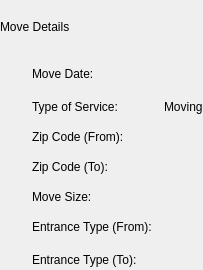
                        <widget class="QWidget" name="calc_result_details_page">
                         <layout class="QVBoxLayout" name="calc_result_details_layout">
                          <property name="spacing">
                           <number>0</number>
                          </property>
                          <property name="leftMargin">
                           <number>0</number>
                          </property>
                          <property name="topMargin">
                           <number>0</number>
                          </property>
                          <property name="rightMargin">
                           <number>0</number>
                          </property>
                          <property name="bottomMargin">
                           <number>0</number>
                          </property>
                          <item alignment="Qt::AlignLeft|Qt::AlignTop">
                           <widget class="QFrame" name="calc_result_details_frame">
                            <layout class="QVBoxLayout" name="calc_result_details_layout_2">
                             <property name="spacing">
                              <number>30</number>
                             </property>
                             <property name="leftMargin">
                              <number>0</number>
                             </property>
                             <property name="topMargin">
                              <number>20</number>
                             </property>
                             <property name="rightMargin">
                              <number>0</number>
                             </property>
                             <property name="bottomMargin">
                              <number>0</number>
                             </property>
                             <item>
                              <widget class="QLabel" name="calc_result_details_header">
                               <property name="text">
                                <string>Move Details</string>
                               </property>
                              </widget>
                             </item>
                             <item>
                              <widget class="QFrame" name="calc_result_details_inner_frame">
                               <layout class="QGridLayout" name="calc_result_details_inner_layout" columnstretch="0,0,0">
                                <property name="leftMargin">
                                 <number>0</number>
                                </property>
                                <property name="topMargin">
                                 <number>0</number>
                                </property>
                                <property name="rightMargin">
                                 <number>0</number>
                                </property>
                                <property name="bottomMargin">
                                 <number>0</number>
                                </property>
                                <property name="horizontalSpacing">
                                 <number>12</number>
                                </property>
                                <property name="verticalSpacing">
                                 <number>16</number>
                                </property>
                                <item row="2" column="2">
                                 <widget class="QLabel" name="calc_result_details_zip_from_info"/>
                                </item>
                                <item row="6" column="1" alignment="Qt::AlignLeft">
                                 <widget class="QLabel" name="calc_result_details_ent_to_label">
                                  <property name="text">
                                   <string>Entrance Type (To):</string>
                                  </property>
                                 </widget>
                                </item>
                                <item row="1" column="1">
                                 <widget class="QLabel" name="calc_result_details_service_label">
                                  <property name="text">
                                   <string>Type of Service:</string>
                                  </property>
                                 </widget>
                                </item>
                                <item row="0" column="1">
                                 <widget class="QLabel" name="calc_result_details_date_label">
                                  <property name="text">
                                   <string>Move Date:</string>
                                  </property>
                                 </widget>
                                </item>
                                <item row="2" column="0">
                                 <widget class="QLabel" name="calc_result_details_zip_icon"/>
                                </item>
                                <item row="5" column="1">
                                 <widget class="QLabel" name="calc_result_details_ent_from_label">
                                  <property name="text">
                                   <string>Entrance Type (From):</string>
                                  </property>
                                 </widget>
                                </item>
                                <item row="1" column="2">
                                 <widget class="QLabel" name="calc_result_details_service_info">
                                  <property name="text">
                                   <string>Moving</string>
                                  </property>
                                 </widget>
                                </item>
                                <item row="1" column="0">
                                 <widget class="QLabel" name="calc_result_details_service_icon"/>
                                </item>
                                <item row="3" column="2">
                                 <widget class="QLabel" name="calc_result_details_zip_to_info"/>
                                </item>
                                <item row="6" column="2">
                                 <widget class="QLabel" name="calc_result_details_ent_to_info"/>
                                </item>
                                <item row="6" column="0" alignment="Qt::AlignLeft">
                                 <widget class="QLabel" name="calc_result_details_ent_icon_2">
                                  <property name="minimumSize">
                                   <size>
                                    <width>20</width>
                                    <height>20</height>
                                   </size>
                                  </property>
                                 </widget>
                                </item>
                                <item row="3" column="1">
                                 <widget class="QLabel" name="calc_result_details_zip_to_label">
                                  <property name="text">
                                   <string>Zip Code (To):</string>
                                  </property>
                                 </widget>
                                </item>
                                <item row="3" column="0">
                                 <widget class="QLabel" name="calc_result_details_zip_icon_2"/>
                                </item>
                                <item row="5" column="2">
                                 <widget class="QLabel" name="calc_result_details_ent_from_info"/>
                                </item>
                                <item row="0" column="2">
                                 <widget class="QLabel" name="calc_result_details_date_info"/>
                                </item>
                                <item row="2" column="1">
                                 <widget class="QLabel" name="calc_result_details_zip_from_label">
                                  <property name="text">
                                   <string>Zip Code (From):</string>
                                  </property>
                                 </widget>
                                </item>
                                <item row="4" column="0">
                                 <widget class="QLabel" name="calc_result_details_size_icon"/>
                                </item>
                                <item row="0" column="0">
                                 <widget class="QLabel" name="calc_result_details_date_icon">
                                  <property name="minimumSize">
                                   <size>
                                    <width>20</width>
                                    <height>20</height>
                                   </size>
                                  </property>
                                  <property name="maximumSize">
                                   <size>
                                    <width>20</width>
                                    <height>20</height>
                                   </size>
                                  </property>
                                 </widget>
                                </item>
                                <item row="5" column="0">
                                 <widget class="QLabel" name="calc_result_details_ent_icon"/>
                                </item>
                                <item row="4" column="1">
                                 <widget class="QLabel" name="calc_result_details_size_label">
                                  <property name="text">
                                   <string>Move Size:</string>
                                  </property>
                                 </widget>
                                </item>
                                <item row="4" column="2">
                                 <widget class="QLabel" name="calc_result_details_size_info"/>
                                </item>
                               </layout>
                              </widget>
                             </item>
                            </layout>
                           </widget>
                          </item>
                         </layout>
                        </widget>
